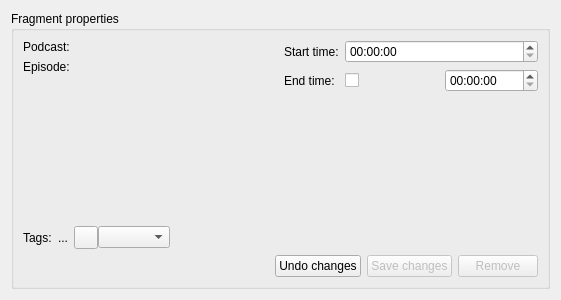
<?xml version="1.0" encoding="UTF-8"?>
<ui version="4.0">
 <class>FragmentEditorWidget</class>
 <widget class="QWidget" name="FragmentEditorWidget">
  <property name="geometry">
   <rect>
    <x>0</x>
    <y>0</y>
    <width>561</width>
    <height>300</height>
   </rect>
  </property>
  <property name="windowTitle">
   <string>Form</string>
  </property>
  <layout class="QVBoxLayout" name="verticalLayout_3">
   <item>
    <widget class="QGroupBox" name="box">
     <property name="title">
      <string>Fragment properties</string>
     </property>
     <layout class="QVBoxLayout" name="verticalLayout">
      <item>
       <layout class="QHBoxLayout" name="hl1">
        <item>
         <layout class="QFormLayout" name="leftformLayout">
          <property name="fieldGrowthPolicy">
           <enum>QFormLayout::AllNonFixedFieldsGrow</enum>
          </property>
          <item row="0" column="0">
           <widget class="QLabel" name="podcastStaticLabel">
            <property name="text">
             <string>Podcast:</string>
            </property>
           </widget>
          </item>
          <item row="0" column="1">
           <widget class="QLabel" name="podcastLabel">
            <property name="text">
             <string>&lt;not selected&gt;</string>
            </property>
           </widget>
          </item>
          <item row="1" column="0">
           <widget class="QLabel" name="episodeStaticLabel">
            <property name="text">
             <string>Episode:</string>
            </property>
           </widget>
          </item>
          <item row="1" column="1">
           <widget class="QLabel" name="episodeLabel">
            <property name="text">
             <string>&lt;not selected&gt;</string>
            </property>
           </widget>
          </item>
         </layout>
        </item>
        <item>
         <layout class="QFormLayout" name="timesLayout">
          <property name="fieldGrowthPolicy">
           <enum>QFormLayout::AllNonFixedFieldsGrow</enum>
          </property>
          <item row="0" column="0">
           <widget class="QLabel" name="startTimeLabel">
            <property name="text">
             <string>Start time:</string>
            </property>
           </widget>
          </item>
          <item row="1" column="0">
           <widget class="QLabel" name="endTimeLabel">
            <property name="text">
             <string>End time:</string>
            </property>
           </widget>
          </item>
          <item row="1" column="1">
           <layout class="QHBoxLayout" name="endTimeLayout">
            <item>
             <widget class="QCheckBox" name="endTimeCheckBox"/>
            </item>
            <item>
             <widget class="QTimeEdit" name="endTimeEdit">
              <property name="accelerated">
               <bool>true</bool>
              </property>
              <property name="currentSection">
               <enum>QDateTimeEdit::SecondSection</enum>
              </property>
              <property name="displayFormat">
               <string>HH:mm:ss</string>
              </property>
             </widget>
            </item>
           </layout>
          </item>
          <item row="0" column="1">
           <widget class="QTimeEdit" name="startTimeEdit">
            <property name="accelerated">
             <bool>true</bool>
            </property>
            <property name="displayFormat">
             <string>HH:mm:ss</string>
            </property>
            <property name="currentSectionIndex">
             <number>0</number>
            </property>
           </widget>
          </item>
         </layout>
        </item>
       </layout>
      </item>
      <item>
       <layout class="QHBoxLayout" name="layout_4">
        <item>
         <widget class="QLabel" name="tagsStaticLabel">
          <property name="text">
           <string>Tags:</string>
          </property>
         </widget>
        </item>
        <item>
         <widget class="QLabel" name="tagsListLabel">
          <property name="text">
           <string>...</string>
          </property>
         </widget>
        </item>
        <item>
         <layout class="QHBoxLayout" name="tagAddLayout">
          <property name="spacing">
           <number>0</number>
          </property>
          <item>
           <widget class="QToolButton" name="addTagButton">
            <property name="text">
             <string/>
            </property>
            <property name="icon">
             <iconset resource="../slicepod.qrc">
              <normaloff>:/images/list-add.png</normaloff>:/images/list-add.png</iconset>
            </property>
           </widget>
          </item>
          <item>
           <widget class="QComboBox" name="addTagCombo"/>
          </item>
          <item>
           <spacer name="horizontalSpacer_3">
            <property name="orientation">
             <enum>Qt::Horizontal</enum>
            </property>
            <property name="sizeHint" stdset="0">
             <size>
              <width>40</width>
              <height>20</height>
             </size>
            </property>
           </spacer>
          </item>
         </layout>
        </item>
       </layout>
      </item>
      <item>
       <layout class="QHBoxLayout" name="horizontalLayout">
        <item>
         <spacer name="horizontalSpacer_4">
          <property name="orientation">
           <enum>Qt::Horizontal</enum>
          </property>
          <property name="sizeHint" stdset="0">
           <size>
            <width>40</width>
            <height>20</height>
           </size>
          </property>
         </spacer>
        </item>
        <item>
         <widget class="QPushButton" name="undoButton">
          <property name="text">
           <string>Undo changes</string>
          </property>
          <property name="icon">
           <iconset resource="../slicepod.qrc">
            <normaloff>:/images/edit-undo.png</normaloff>:/images/edit-undo.png</iconset>
          </property>
         </widget>
        </item>
        <item>
         <widget class="QPushButton" name="saveButton">
          <property name="enabled">
           <bool>false</bool>
          </property>
          <property name="text">
           <string>Save changes</string>
          </property>
          <property name="icon">
           <iconset resource="../slicepod.qrc">
            <normaloff>:/images/document-save.png</normaloff>:/images/document-save.png</iconset>
          </property>
         </widget>
        </item>
        <item>
         <widget class="QPushButton" name="removeButton">
          <property name="enabled">
           <bool>false</bool>
          </property>
          <property name="text">
           <string>Remove</string>
          </property>
          <property name="icon">
           <iconset resource="../slicepod.qrc">
            <normaloff>:/images/edit-delete.png</normaloff>:/images/edit-delete.png</iconset>
          </property>
         </widget>
        </item>
       </layout>
      </item>
     </layout>
    </widget>
   </item>
  </layout>
 </widget>
 <resources>
  <include location="../slicepod.qrc"/>
 </resources>
 <connections/>
</ui>
